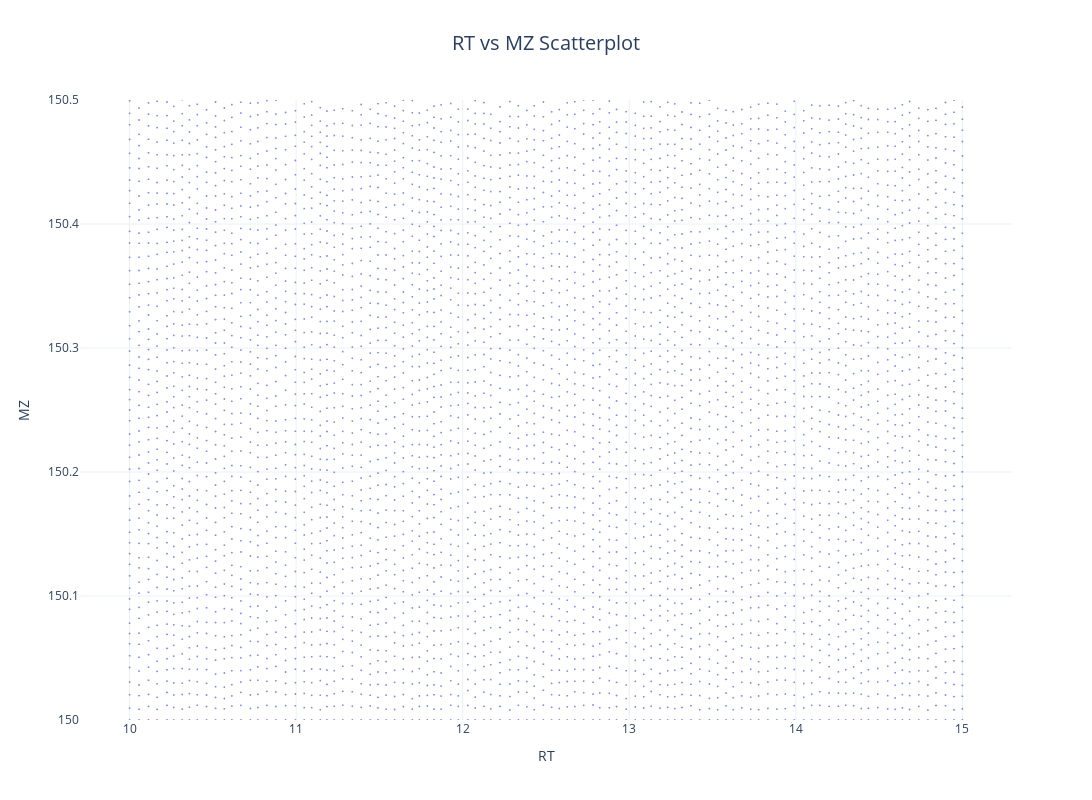

The cell this chart's notebook holds for it:
### Markdown cell above
**5. Plot Grid**

### Code cell
import plotly.express as px

# Prepare data for scatterplot
scatter_data = grid.explode('mz')  # Explode the 'mz' column to create individual rows for each mz value

# Create scatterplot
fig = px.scatter(scatter_data, x='rt', y='mz', title='Grid Scatterplot', labels={'rt': 'RT', 'mz': 'MZ'})
fig.update_layout(
    width=1200,
    height=800,
    template="plotly_white"  # Use a black-and-white background
)
# Show the plot
fig.update_layout(
    # xaxis=dict(range=[xmin, xmax]),
    yaxis=dict(range=[150, 150.5])
)
fig.update_traces(marker=dict(size=2, opacity=0.8))  # Adjust marker size and opacity
fig.update_xaxes(title_text='RT', title_font=dict(size=14))
fig.update_yaxes(title_text='MZ', title_font=dict(size=14))
fig.update_layout(
    title='RT vs MZ Scatterplot',
    title_x=0.5,  # Center the title
    title_font=dict(size=20),
    font=dict(size=12)
)
# Show the plot
fig.show()

### Figure 1 — Plotly figure (JSON) as saved in the notebook; plotly's stock layout.template omitted (floating-point values rounded to 4 significant figures; data arrays with more than 128 entries replaced by an {"elided": "..."} marker saying what was removed)
{"data": [{"hovertemplate": "RT=%{x}<br>MZ=%{y}<extra></extra>", "legendgroup": "", "marker": {"color": "#636efa", "opacity": 0.8, "size": 2, "symbol": "circle"}, "mode": "markers", "name": "", "showlegend": false, "type": "scattergl", "x": {"elided": "99914 float values"}, "xaxis": "x", "y": {"elided": "99914 float values"}, "yaxis": "y"}], "layout": {"font": {"size": 12}, "height": 800, "legend": {"tracegroupgap": 0}, "title": {"font": {"size": 20}, "text": "RT vs MZ Scatterplot", "x": 0.5}, "width": 1200, "xaxis": {"anchor": "y", "domain": [0, 1], "title": {"font": {"size": 14}, "text": "RT"}}, "yaxis": {"anchor": "x", "domain": [0, 1], "range": [150, 150.5], "title": {"font": {"size": 14}, "text": "MZ"}}}}
